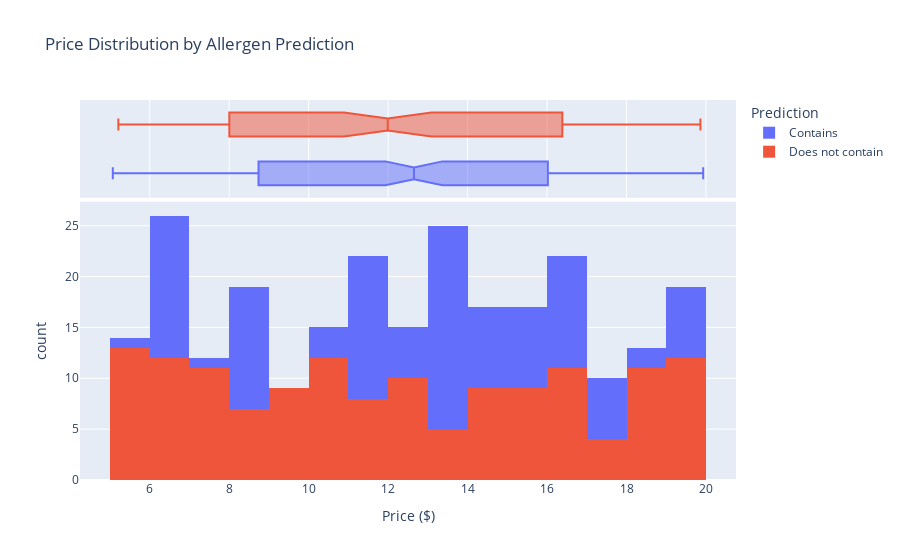

Write notebook code for a chart like this one.
### Markdown cell above
> The sunburst chart reveals how allergens are distributed across different main ingredients and food products.

> The hierarchical view shows that certain main ingredients like **Almonds** and **Wheat** are linked to multiple allergens, making them key ingredients to monitor for **allergen labeling**.

> The chart helps pinpoint which combinations are most problematic for consumers with allergies.

### Code cell
# Interactive histogram for price distribution by allergen prediction
fig = px.histogram(data,
                   x='Price ($)',
                   color='Prediction',
                   title='Price Distribution by Allergen Prediction',
                   nbins=20,
                   marginal="box",
                   hover_data=data.columns)
fig.update_layout(barmode='overlay')
fig.show()

### Figure 1 — Plotly figure (JSON) as saved in the notebook; plotly's stock layout.template omitted (floating-point values rounded to 4 significant figures; data arrays with more than 128 entries replaced by an {"elided": "..."} marker saying what was removed)
{"data": [{"alignmentgroup": "True", "bingroup": "x", "hovertemplate": "Prediction=Contains<br>Price ($)=%{x}<br>count=%{y}<extra></extra>", "legendgroup": "Contains", "marker": {"color": "#636efa", "pattern": {"shape": ""}}, "name": "Contains", "nbinsx": 20, "offsetgroup": "Contains", "orientation": "v", "showlegend": true, "type": "histogram", "x": {"elided": "255 float values"}, "xaxis": "x", "yaxis": "y"}, {"alignmentgroup": "True", "customdata": {"elided": "255x8 mixed values"}, "hovertemplate": "Prediction=%{customdata[7]}<br>Price ($)=%{x}<br>Food Product=%{customdata[0]}<br>Main Ingredient=%{customdata[1]}<br>Sweetener=%{customdata[2]}<br>Fat/Oil=%{customdata[3]}<br>Seasoning=%{customdata[4]}<br>Allergens=%{customdata[5]}<br>Customer rating (Out of 5)=%{customdata[6]}<extra></extra>", "legendgroup": "Contains", "marker": {"color": "#636efa"}, "name": "Contains", "notched": true, "offsetgroup": "Contains", "showlegend": false, "type": "box", "x": {"elided": "255 float values"}, "xaxis": "x2", "yaxis": "y2"}, {"alignmentgroup": "True", "bingroup": "x", "hovertemplate": "Prediction=Does not contain<br>Price ($)=%{x}<br>count=%{y}<extra></extra>", "legendgroup": "Does not contain", "marker": {"color": "#EF553B", "pattern": {"shape": ""}}, "name": "Does not contain", "nbinsx": 20, "offsetgroup": "Does not contain", "orientation": "v", "showlegend": true, "type": "histogram", "x": {"elided": "143 float values"}, "xaxis": "x", "yaxis": "y"}, {"alignmentgroup": "True", "customdata": {"elided": "143x8 mixed values"}, "hovertemplate": "Prediction=%{customdata[7]}<br>Price ($)=%{x}<br>Food Product=%{customdata[0]}<br>Main Ingredient=%{customdata[1]}<br>Sweetener=%{customdata[2]}<br>Fat/Oil=%{customdata[3]}<br>Seasoning=%{customdata[4]}<br>Allergens=%{customdata[5]}<br>Customer rating (Out of 5)=%{customdata[6]}<extra></extra>", "legendgroup": "Does not contain", "marker": {"color": "#EF553B"}, "name": "Does not contain", "notched": true, "offsetgroup": "Does not contain", "showlegend": false, "type": "box", "x": {"elided": "143 float values"}, "xaxis": "x2", "yaxis": "y2"}], "layout": {"barmode": "overlay", "legend": {"title": {"text": "Prediction"}, "tracegroupgap": 0}, "title": {"text": "Price Distribution by Allergen Prediction"}, "xaxis": {"anchor": "y", "domain": [0, 1], "title": {"text": "Price ($)"}}, "xaxis2": {"anchor": "y2", "domain": [0, 1], "matches": "x", "showgrid": true, "showticklabels": false}, "yaxis": {"anchor": "x", "domain": [0, 0.7326], "title": {"text": "count"}}, "yaxis2": {"anchor": "x2", "domain": [0.7426, 1], "matches": "y2", "showgrid": false, "showline": false, "showticklabels": false, "ticks": ""}}}
